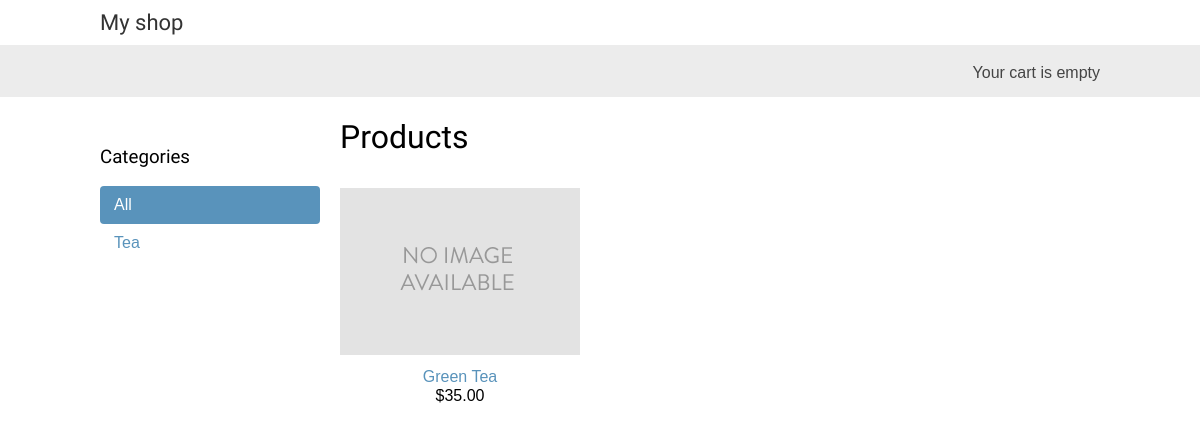
The app's page /, older data.
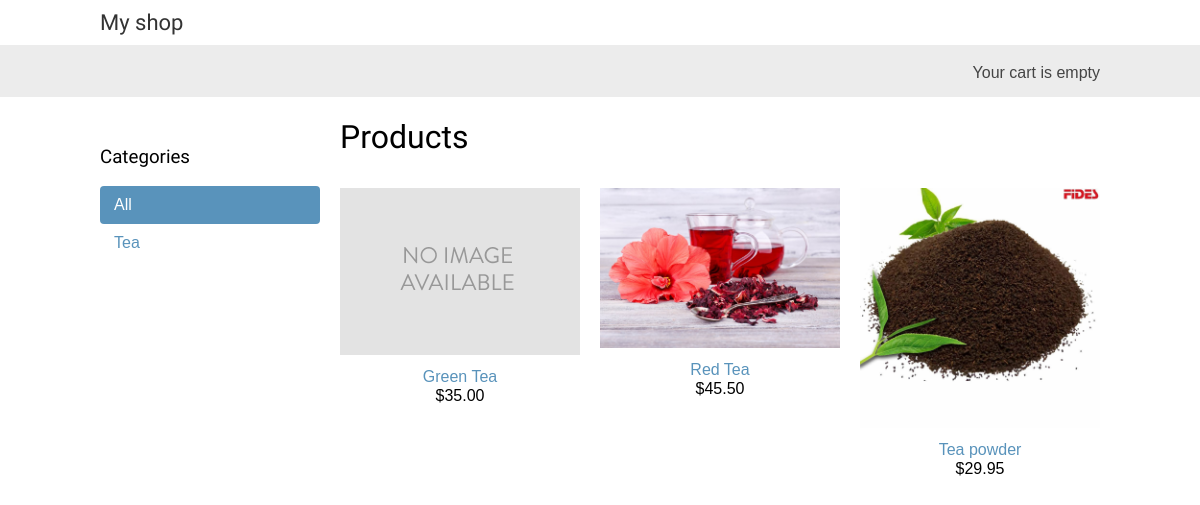
The same page, newer data.
### shop_app/models.py (models this page shows, shortened)
class Category(models.Model):
    name = models.CharField(max_length=200)
    slug = models.SlugField(max_length=200, unique=True)
    def get_absolute_url(self):
        return reverse('shop_app:product_list_by_category', args=[self.slug])
    class Meta:
        ordering = ['name']
        indexes = [
            models.Index(fields=['name'])
        ]
        verbose_name = 'category'
        verbose_name_plural = 'categories'

class Product(models.Model):
    category = models.ForeignKey(Category, related_name='products', on_delete=models.CASCADE)
    name = models.CharField(max_length=200)
    slug = models.SlugField(max_length=200)
    image = models.ImageField(upload_to='products/%Y/%m/%d', blank=True)
    description = models.TextField(blank=True)
    price = models.DecimalField(max_digits=10, decimal_places=2)
    available = models.BooleanField(default=True)
    created = models.DateTimeField(auto_now_add=True)
    update = models.DateTimeField(auto_now=True)
    def get_absolute_url(self):
        return reverse('shop_app:product_detail', args=[self.id, self.slug])
    class Meta:
        ordering = ['name']
        indexes = [
            models.Index(fields=['id', 'slug']),
            models.Index(fields=['name']),
            models.Index(fields=['created']),
        ]

### shop_app/views.py (the view)
# urls.py: path('', views.product_list, name='product_list'),
def product_list(request, category_slug=None):
    category = None
    categories = Category.objects.all()
    products = Product.objects.filter(available=True)
    if category_slug:
        category = get_object_or_404(Category, slug=category_slug)
        products = products.filter(category=category)
    return render(request, 'shop_app/product/list.html',
                  {'category': category, 'categories': categories, 'products': products})

### shop_app/templates/shop_app/product/list.html (shortened to what this page needs)
{% extends 'shop_app/base.html' %}
{% load static %}
{% block content %}
<div id="sidebar">
    <h3>Categories</h3>
    <ul>
        <li {% if not category %}class="selected" {% endif %}>
            <a href="{% url "shop_app:product_list" %}">All</a>
        </li>
        {% for c in categories %}
        <li >
            <a href="{{ c.get_absolute_url }}">{{ c.name }}</a>
        </li>
        {% endfor %}
    </ul>
</div>
<div id="main" class="product-list">
    <h1>{% if category %}{{ category.name }}{% else %}Products
        {% endif %}</h1>
    {% for product in products %}
    <div class="item">
        <a href="{{ product.get_absolute_url }}">
            <img src="{% if product.image %}{{ product.image.url }}{% else %}{% static " img/no_image.png" %}{% endif %}">
        </a>
        <a href="{{ product.get_absolute_url }}">{{ product.name }}</a>
        <br>
        ${{ product.price }}
    </div>
    {% endfor %}
</div>
{% endblock %}

### shop_app/templates/shop_app/base.html (shortened to what this page needs)
{% load static %}
<!DOCTYPE html>
<html lang="en">
<head>
    <link href="{% static 'css/base.css' %}" rel="stylesheet">
</head>
<body>
    <div id="header">
        <a href="/" class="logo">My shop</a>
    </div>
    <div id="subheader">
        <div class="cart">
            Your cart is empty
        </div>
    </div>
    <div id="content">
        {% block content %}
        {% endblock %}
    </div>
</body>
</html>

### shop_app/static/css/base.css (style rules this page uses)
body { margin:0; padding:0; font-family:helvetica, sans-serif; }
h1, h2, h3, h4, h5 , h6 { font-family: 'Ubuntu', sans-serif; font-weight:normal; }
a { text-decoration:none; color:#5993bb; }
#header { padding:10px 100px; font-size:18px; overflow:auto; }
#subheader { background:#ececec; color:#444; padding:15px 100px; overflow:auto; }
#header .logo { font-family: 'Ubuntu', sans-serif; float:left; color:#333; font-size:22px; margin-right:10%; }
#subheader .cart { float:right; padding-top:4px; }
#content { padding:0 100px; overflow:hidden; }
#sidebar { width:220px; padding:30px 20px 0 0; float:left; }
#sidebar ul { margin:0; padding:0; }
#sidebar ul li { margin:0; list-style:none; padding:10px 14px; }
#sidebar ul li a { display:block; }
#sidebar ul li.selected { background:#5993bb; border-radius:4px; }
#sidebar ul li.selected a { color:#fff; }
#main { float:left; width: 96%; margin-right:-220px; overflow:hidden; }
.product-list .item { width:25%; padding:10px 20px 10px 0; float:left; text-align:center; line-height:1.2; }
.product-list .item img { width:100%; margin-bottom:8px; }

Row changes from the older to the newer data that the page shows:
added Product: image (picture), name "Red Tea", price "45.50"
added Product: image (picture), name "Tea powder", price "29.95"
